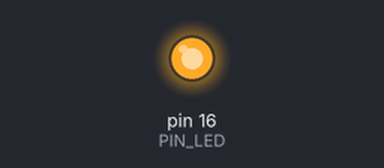
Simulated run of this sketch. Board: Arduino Uno, built with avr-gcc and run on an emulated ATmega328P. On the bench: output pins drawn as LEDs (lit = HIGH).

Above: at 1.0 s.
At 5.5 s:
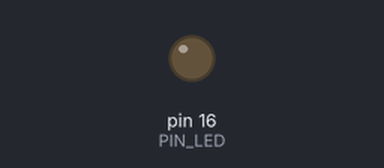
Timing chart, 0 to 6.9 s (numbered marks = the images above):
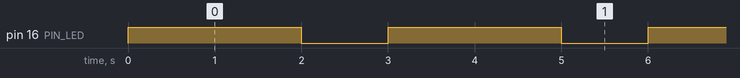

The sketch:

blink.ino
```cpp
#define LED_USB 14
#define LED_UART 16
#define PIN_LED LED_UART

void setup()
{
  pinMode(PIN_LED, OUTPUT);
}

void loop()
{
  digitalWrite(PIN_LED, HIGH);
  delay(2000);
  digitalWrite(PIN_LED, LOW);
  delay(1000);
}
```

Measured:
- by itself, pin 16 (PIN_LED): alternates HIGH for 2.0 s and LOW for 1.0 s
